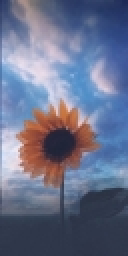
#> input picture imageWork3/64_128.jpg, 64 x 128 px, found by its file name (shown 2 times larger)
$ python HOG.py
#> lines starting #> are read from the running program, lines starting #| are printed output that depends on the picture; after the words box and inside, x2 and y2 are one past the last pixel; in counts of white or black regions, pixels touching at a corner belong together
import cv2
import numpy
from skimage.feature import hog


def get_gradient_magnitude():
    """
    ~得到梯度幅值和角度~
    分别计算x轴卷积result_x和y轴卷积result_y
    根据公式计算最终梯度幅值result, 为了防止0值作为除数,所以直接以字典形式返回gx和gy,在需要用的时候再计算theta
    """
    img = cv2.imread('imageWork3/64_128.jpg')
    gray = cv2.cvtColor(img, cv2.COLOR_BGR2GRAY)
    gray = numpy.power(gray/255, 0.8)
    for i in range(gray.shape[0]):
        for j in range(gray.shape[1]):
            gray[i][j] *= 255
    gray = gray.astype(numpy.uint8)
    result_x = numpy.zeros(gray.shape)
    result_y = numpy.zeros(gray.shape)
    tan = {}
    for i in range(gray.shape[0]):
        for j in range(1, gray.shape[1]-1):
            g_x = int(gray[i][j+1]) - int(gray[i][j-1])
            result_x[i][j] = g_x
    for i in range(gray.shape[0]):
        g_x_0 = int(gray[i][1]) - int(gray[i][0])
        g_x_len = int(gray[i][gray.shape[1]-1]) - int(gray[i][gray.shape[1]-2])
        result_x[i][0] = g_x_0
        result_x[i][gray.shape[1]-1] = g_x_len
    for i in range(1, gray.shape[0]-1):
        for j in range(gray.shape[1]):
            g_y = int(gray[i+1][j]) - int(gray[i-1][j])
            result_y[i][j] = g_y
    for j in range(gray.shape[1]):
        g_y_0 = int(gray[1][j]) - int(gray[0][j])
        g_y_len = int(gray[gray.shape[0]-1][j]) - int(gray[gray.shape[0]-2][j])
        result_y[0][j] = g_x_0
        result_y[gray.shape[0]-1][j] = g_y_len
    result = numpy.zeros(gray.shape)
    for i in range(result.shape[0]):
        for j in range(result.shape[1]):
            result[i][j] = numpy.sqrt(result_x[i][j]**2 + result_y[i][j]**2)
            tan[(i, j)] = (result_x[i][j], result_y[i][j])
    return result, tan


def get_bin(result, tan, dis=9):
    """
    ~得到bin,默认分成9份~
    对整幅图像进行bin的计算
    """
    bin_dic = {}
    bin_matrix = numpy.zeros(result.shape)
    step = 360/dis/2
    for i in range(1, dis+1):
        bin_dic[i] = [(i*step-step, i*step), (i*step-step-180, i*step-180)]
    for i in range(result.shape[0]):
        for j in range(result.shape[1]):
            if tan[(i, j)][0] == 0:
                bin_matrix[i][j] = (dis+1)/2
            else:
                temp = 360*numpy.arctan(tan[(i, j)]
                                        [1] / tan[(i, j)][0])/numpy.pi
                for key in bin_dic.keys():
                    if (temp < bin_dic[key][0][1] and temp >= bin_dic[key][0][0]) or (temp < bin_dic[key][1][1] and temp >= bin_dic[key][1][0]):
                        bin_matrix[i][j] = int(key)
    return bin_matrix


def get_hog(dis):
    """
    ~得到hog特征~
    将图像先分为8*8的cell, v_cell为每个cell的特征,字典格式
    将cell按2*2的格式组合成block,不断滑动,得到v_block, 并进行归一化处理
    将所有的block的特征值串联起来,得到最终的hog特征
    """
    result, tan = get_gradient_magnitude()
#> in get_gradient_magnitude, img is the input picture: shape (128, 64, 3); mean B, G, R 139.8, 112.8, 105.2
#> in get_gradient_magnitude, `gray = cv2.cvtColor(img, cv2.COLOR_BGR2GRAY)`:
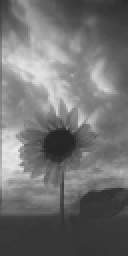
#> gray: shape (128, 64) (shown 2 times larger); min 36, max 235, mean 113.6
#> after the loop in get_gradient_magnitude, `for i in range(gray.shape[0]):`:
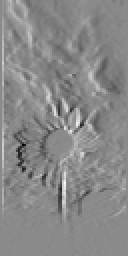
#> result_x: shape (128, 64) float64 (shown 2 times larger); min -101, max 85, mean -1.2; drawn with min black and max white
#> the loop in get_gradient_magnitude, `for i in range(gray.shape[0]):` made 128 passes
#> (g_x_0, g_x_len) on passes 1 to 12: (10, 1), (10, 0), (8, 1), (7, 1), (8, 1), (9, 1), (9, 1), (10, -1), (12, 1), (14, 0), (17, 0), (19, 0)
#> after the loop in get_gradient_magnitude, `for i in range(gray.shape[0]):`:
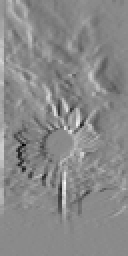
#> result_x: shape (128, 64) float64 (shown 2 times larger); 2.67% of pixels changed, all inside (x1, y1, x2, y2) = (0, 0, 64, 128); drawn with min black and max white
#> after the loop in get_gradient_magnitude, `for i in range(1, gray.shape[0]-1):`:
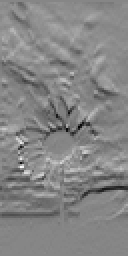
#> result_y: shape (128, 64) float64 (shown 2 times larger); min -89, max 80, mean -0.4; drawn with min black and max white
#> the loop in get_gradient_magnitude, `for j in range(gray.shape[1]):` made 64 passes
#> (g_y_0, g_y_len) on passes 1 to 12: (3, -1), (3, 0), (0, 0), (3, 0), (-1, 1), (-9, 0), (-6, 0), (-3, 1), (-5, 0), (-10, -1), (-6, 0), (-2, 0)
#> after the loop in get_gradient_magnitude, `for i in range(result.shape[0]):`:
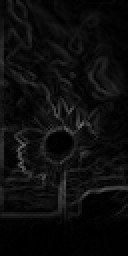
#> result: shape (128, 64) float64 (shown 2 times larger); min 0, max 111.9, mean 13.3
#> after the loop in get_gradient_magnitude, `for i in range(result.shape[0]):`: tan = 8192 items
#> tan = 8192 items
    bin_matrix = get_bin(result, tan)
#> after the loop in get_bin, `for i in range(result.shape[0]):`:
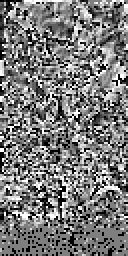
#> bin_matrix: shape (128, 64) float64 (shown 2 times larger); min 1, max 9, mean 4.84; drawn with min black and max white
    v_cell = {}
    for i in range(0, result.shape[0], 8):
        for j in range(0, result.shape[1], 8):
            v_cell[(i, j)] = {}
            for m in range(8):
                for n in range(8):
                    if bin_matrix[i+m][j+n] not in v_cell[(i, j)].keys():
                        v_cell[(i, j)][int(bin_matrix[i+m][j+n])
                                       ] = int(result[i+m][j+n])
                    else:
                        v_cell[(i, j)][int(bin_matrix[i+m][j+n])
                                       ] += int(result[i+m][j+n])
#> after the loop, v_cell = 128 items
            # print(v_cell[(i, j)])
    v_block = {}
    for i in range(0, result.shape[0]-8, 8):
        for j in range(0, result.shape[1]-8, 8):
            v_block[(i, j)] = []
            for m in range(0, 2):
                for n in range(0, 2):
                    for k in range(1, dis+1):
                        try:
                            v_block[(i, j)].append(v_cell[(i+m*8, j+n*8)][k])
                        except:
                            v_block[(i, j)].append(0)
            sum_num = 0
            for p in range(len(v_block[(i, j)])):
                sum_num += v_block[(i, j)][p]
            for p in range(len(v_block[(i, j)])):
                if sum_num == 0:
                    v_block[(i, j)][p] = 0
                else:
                    v_block[(i, j)][p] /= sum_num
#> after the loop, v_block = 105 items
    feature_space = []
    for key in v_block.keys():
        for i in range(len(v_block[key])):
            feature_space.append(round(v_block[key][i], 2))
#> this loop made 105 passes
#> key on passes 1 to 12: (0, 0), (0, 8), (0, 16), (0, 24), (0, 32), (0, 40), (0, 48), (8, 0), (8, 8), (8, 16), (8, 24), (8, 32)
#> after the loop, feature_space = 7560 values, max 0.23 at index 7006, min 0 at index 9, mean 0.0139
    return feature_space, v_cell, result


'''
def draw_cell(v_cell, result):
    """
    ~画出特征图~
    分为9种情况,根据v_cell字典的值来绘出不同方向的图,由于方向梯度值最大的方向对轮廓影响最大,所以每个cell只画出一条线
    """
    # print(v_cell)
    view_cell = numpy.zeros((result.shape[1], result.shape[0]))
    def func(cell_dic): return sorted(
        cell_dic, key=cell_dic.__getitem__, reverse=True)[0]
    for key in v_cell.keys():
        max_key = func(v_cell[key])
        if max_key == 1:
            cv2.line(view_cell, (key[0]+4, key[1]+1),
                     (key[0]+4, key[1]+7), (255, 255, 255), 1)
        elif max_key == 2:
            cv2.line(view_cell, (key[0]+5, key[1]+1),
                     (key[0]+3, key[1]+7), (255, 255, 255), 1)
        elif max_key == 3:
            cv2.line(view_cell, (key[0]+6, key[1]+1),
                     (key[0]+2, key[1]+7), (255, 255, 255), 1)
        elif max_key == 4:
            cv2.line(view_cell, (key[0]+7, key[1]+2),
                     (key[0]+1, key[1]+6), (255, 255, 255), 1)
        elif max_key == 5:
            cv2.line(view_cell, (key[0]+7, key[1]+4),
                     (key[0]+1, key[1]+5), (255, 255, 255), 1)
        elif max_key == 6:
            cv2.line(view_cell, (key[0]+7, key[1]+5),
                     (key[0]+1, key[1]+4), (255, 255, 255), 1)
        elif max_key == 7:
            cv2.line(view_cell, (key[0]+7, key[1]+6),
                     (key[0]+1, key[1]+3), (255, 255, 255), 1)
        elif max_key == 8:
            cv2.line(view_cell, (key[0]+7, key[1]+7),
                     (key[0]+1, key[1]+2), (255, 255, 255), 1)
        elif max_key == 9:
            cv2.line(view_cell, (key[0]+7, key[1]+7),
                     (key[0]+1, key[1]+1), (255, 255, 255), 1)
    return view_cell
'''


def draw_cell(v_cell, result):
    '''
    ~画出特征图(改进后)~
    将原图方法20倍画出特征图,先设定最大长度为对角线长度,根据theta和规格化后的长度求出起点(x1, y1), 终点(x2, y2), 然后划线.
    规格化长度即根据原始值以max_length为单位求出一个新的值作为规格化后的长度.
    '''
    max_length = 160 * numpy.sqrt(2)
    view_cell = numpy.zeros((result.shape[0]*20, result.shape[1]*20))

    def get_sum(key, v_cell):
        sum_num = 0
        for inner_key in v_cell[key].keys():
            sum_num += v_cell[key][inner_key]
        return sum_num
    for key in v_cell.keys():
        center_point = (key[0]*20+80, key[1]*20+80)
        sum_num = get_sum(key, v_cell)
        if sum_num == 0:
            continue
        for inner_key in v_cell[key].keys():
            theta = ((inner_key-1)*20 + 10)*(numpy.pi/180)
            temp_length = numpy.ceil(
                (v_cell[key][inner_key] / sum_num) * max_length)
            if theta > (numpy.pi/2):
                print(max_length*numpy.cos(
                    theta))
                x1 = center_point[1] - abs(int(temp_length*numpy.cos(
                    theta)))
                y1 = center_point[0] - abs(int(temp_length*numpy.sin(theta)))
                x2 = center_point[1] + abs(int(temp_length*numpy.cos(
                    theta)))
                y2 = center_point[0] + abs(int(temp_length*numpy.sin(theta)))
            else:
                x1 = center_point[1] - int(temp_length*numpy.cos(
                    theta))
                y1 = center_point[0] + int(temp_length*numpy.sin(theta))
                x2 = center_point[1] + int(temp_length*numpy.cos(
                    theta))
                y2 = center_point[0] - int(temp_length*numpy.sin(theta))
            cv2.line(view_cell, (x1, y1), (x2, y2), (255, 255, 255), 1)
    return view_cell


if __name__ == '__main__':
    feature_space, v_cell, result = get_hog(18)
#> v_cell = 128 items
    view_cell = draw_cell(v_cell, result).astype(numpy.uint8)
#> the loop in draw_cell, `for key in v_cell.keys():` made 128 passes
#> (key, center_point, sum_num) on passes 1 to 12: ((0, 0), (80, 80), 916), ((0, 8), (80, 240), 963), ((0, 16), (80, 400), 718), ((0, 24), (80, 560), 480), ((0, 32), (80, 720), 331), ((0, 40), (80, 880), 372), ((0, 48), (80, 1040), 312), ((0, 56), (80, 1200), 232), ((8, 0), (240, 80), 894), ((8, 8), (240, 240), 1032), ((8, 16), (240, 400), 631), ((8, 24), (240, 560), 851)
#> (printed output is left out)
#> after the loop in draw_cell, `for key in v_cell.keys():`:
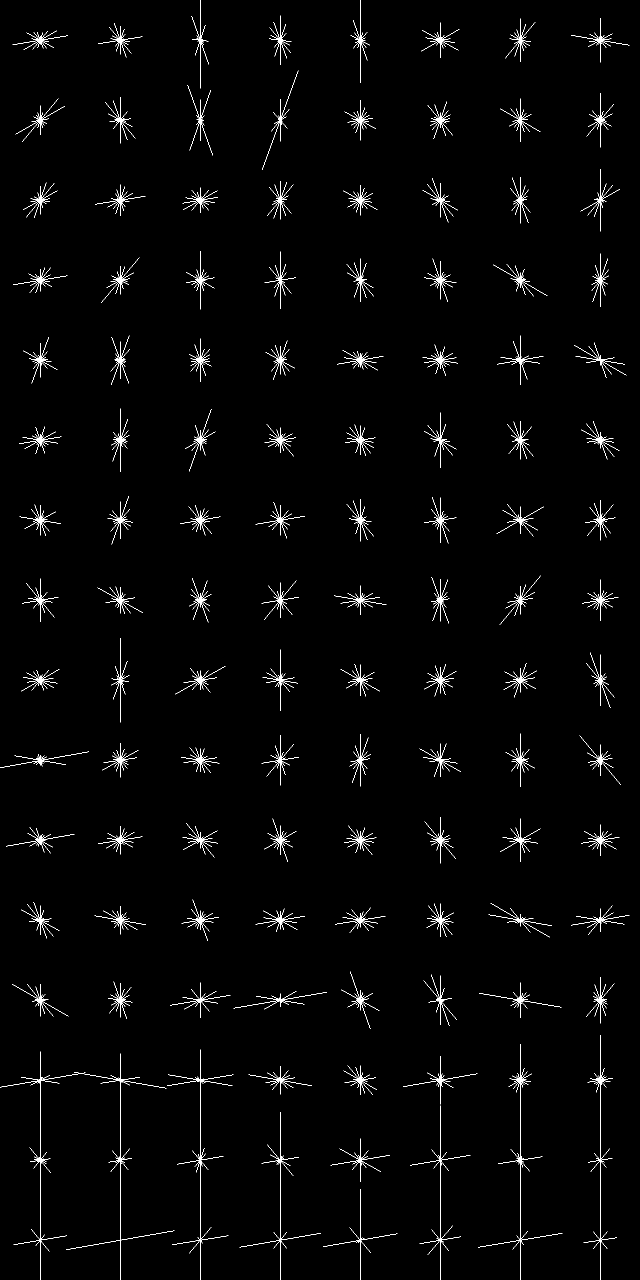
#> view_cell: shape (2560, 1280) float64 (shown at 1/2 size); 1.5% white in thin lines or dots
#> view_cell: shape (2560, 1280); 1.5% white in thin lines or dots
    cv2.imshow('pic', view_cell)
    # [5 lines of commented-out code are left out]
    cv2.waitKey(0)
    cv2.destroyAllWindows()
